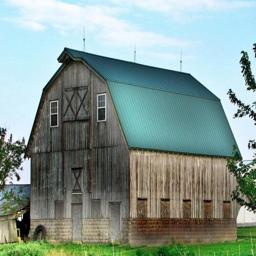
#> input picture srdata/color/Places365_val_00000301.jpg, 256 x 256 px, found by its file name; its folder holds only this picture in this run
$ python rgb2grey.py
#> lines starting #> are read from the running program, lines starting #| are printed output that depends on the picture
import cv2
import os
from skimage import color
from skimage import io
#color의 이미지를 grey로 변경 lab 중에 lchannel만 저장

origin_data_paths = os.path.join("srdata/" "color")
new_data_paths = os.path.join("srdata/" "grey")

origin_filenames = os.listdir(origin_data_paths)


origin_full_filenames = [os.path.join(origin_data_paths, f) for f in origin_filenames]
new_full_filenames = [os.path.join(new_data_paths, f) for f in origin_filenames]

for idx in range(len(origin_full_filenames)):
    image=io.imread(origin_full_filenames[idx])
#> image is the input picture: shape (256, 256, 3); mean R, G, B 133.6, 152.9, 146.1
    lchannel, achannel, bchannel = cv2.split(color.rgb2lab(image))
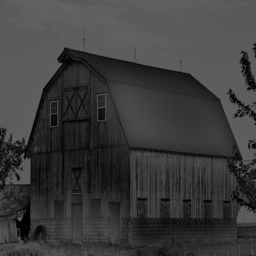
#> lchannel: shape (256, 256) float64; min 0, max 100, mean 60.6
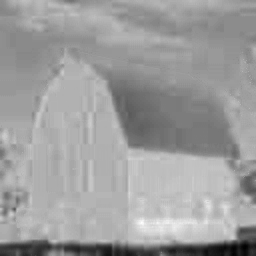
#> achannel: shape (256, 256) float64; min -51.78, max 20.43, mean -7.2; drawn with min black and max white
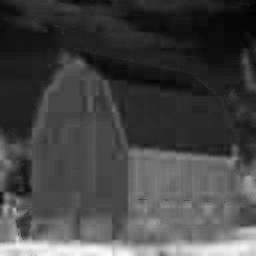
#> bchannel: shape (256, 256) float64; min -17.54, max 54.57, mean 1.9; drawn with min black and max white
    io.imsave(new_full_filenames[idx],lchannel)

$ run again, on srdata/color/Places365_val_00000305.jpg
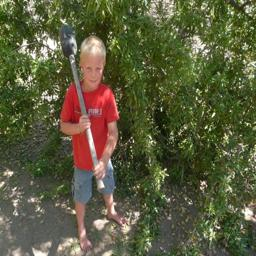
#> input picture srdata/color/Places365_val_00000305.jpg, 256 x 256 px, found by its file name
#> image is the input picture: shape (256, 256, 3); mean R, G, B 90.7, 91.3, 60.9
#> `lchannel, achannel, bchannel = cv2.split(color.rgb2lab(image))`:
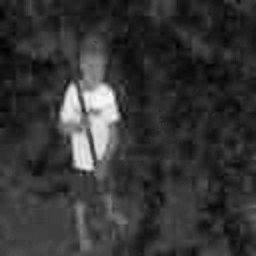
#> achannel: shape (256, 256) float64; min -24.78, max 66.61, mean -5.7; drawn with min black and max white
#> `lchannel, achannel, bchannel = cv2.split(color.rgb2lab(image))`:
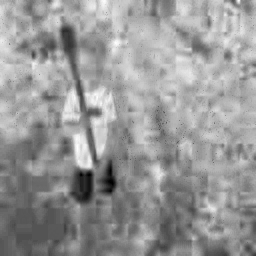
#> bchannel: shape (256, 256) float64; min -16.77, max 41.62, mean 18; drawn with min black and max white

$ run again, on srdata/color/Places365_val_00000306.jpg
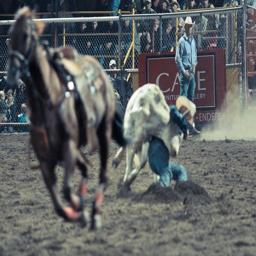
#> input picture srdata/color/Places365_val_00000306.jpg, 256 x 256 px, found by its file name
#> image is the input picture: shape (256, 256, 3); mean R, G, B 95.7, 98.8, 99.5
#> `lchannel, achannel, bchannel = cv2.split(color.rgb2lab(image))`:
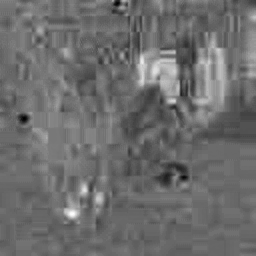
#> achannel: shape (256, 256) float64; min -21.62, max 27.56, mean -0.6; drawn with min black and max white
#> `lchannel, achannel, bchannel = cv2.split(color.rgb2lab(image))`:
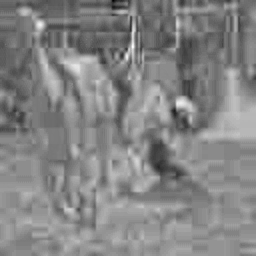
#> bchannel: shape (256, 256) float64; min -32.21, max 27.81, mean -1; drawn with min black and max white

$ run again, on srdata/color/Places365_val_00000307.jpg
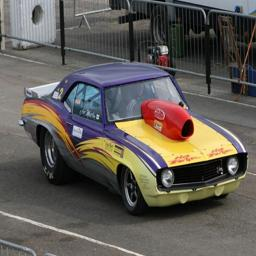
#> input picture srdata/color/Places365_val_00000307.jpg, 256 x 256 px, found by its file name
#> image is the input picture: shape (256, 256, 3); mean R, G, B 96.4, 91.7, 85.7
#> `lchannel, achannel, bchannel = cv2.split(color.rgb2lab(image))`:
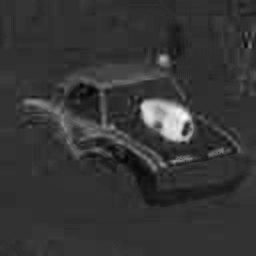
#> achannel: shape (256, 256) float64; min -16.86, max 68.84, mean 1.4; drawn with min black and max white
#> `lchannel, achannel, bchannel = cv2.split(color.rgb2lab(image))`:
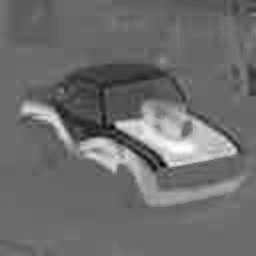
#> bchannel: shape (256, 256) float64; min -49.62, max 75.13, mean 3.9; drawn with min black and max white

$ run again, on srdata/color/Places365_val_00000302.jpg
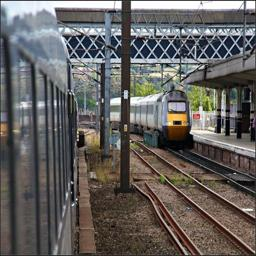
#> input picture srdata/color/Places365_val_00000302.jpg, 256 x 256 px, found by its file name
#> image is the input picture: shape (256, 256, 3); mean R, G, B 99.6, 96.6, 94.1
#> `lchannel, achannel, bchannel = cv2.split(color.rgb2lab(image))`:
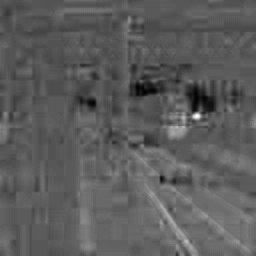
#> achannel: shape (256, 256) float64; min -21.4, max 40.8, mean 1.2; drawn with min black and max white
#> `lchannel, achannel, bchannel = cv2.split(color.rgb2lab(image))`:
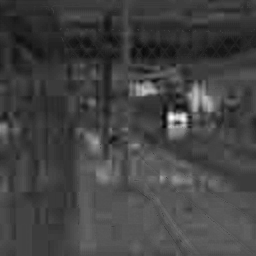
#> bchannel: shape (256, 256) float64; min -22.94, max 72.17, mean 2; drawn with min black and max white
